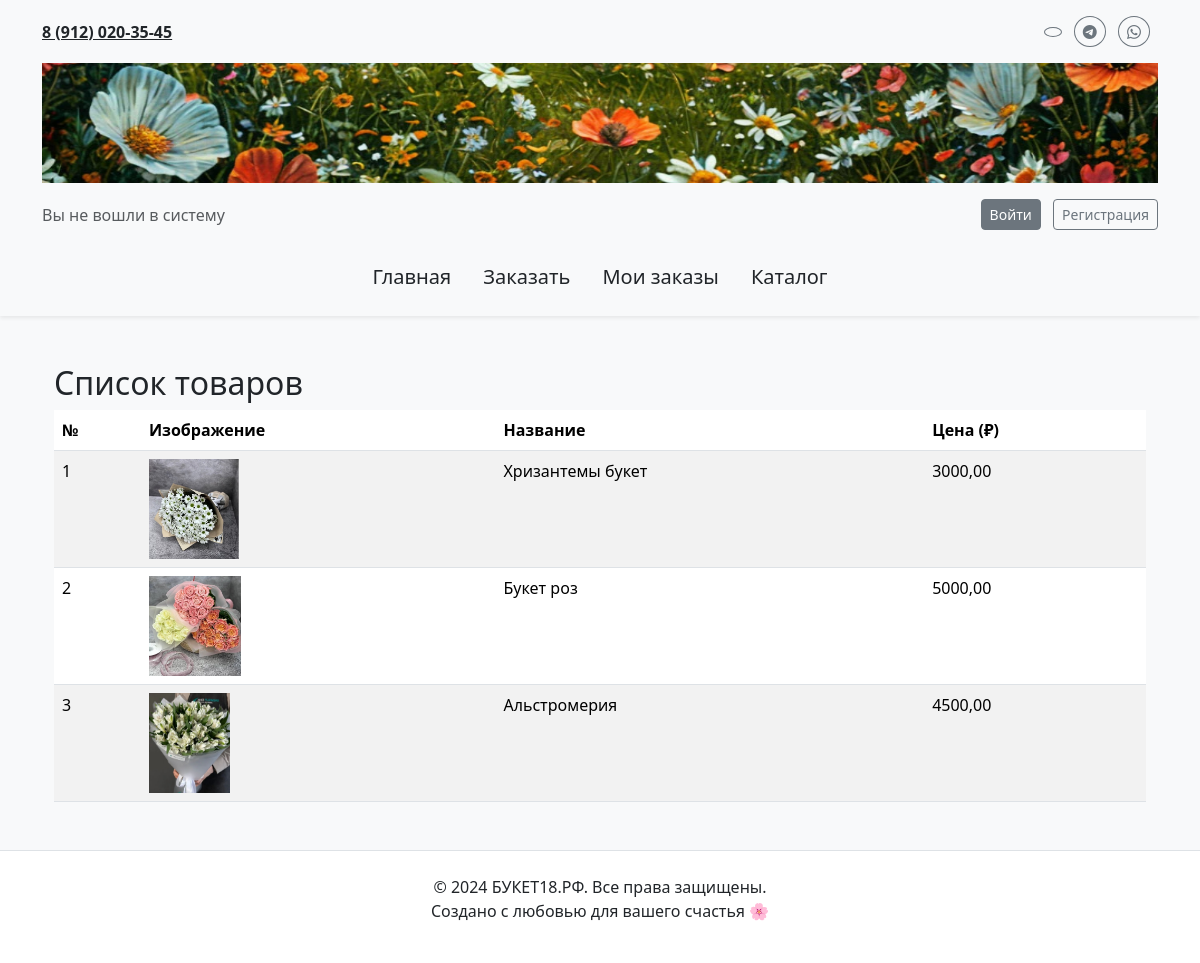
Screenshot of /products/ with the database file from the repository.
### main/models.py (models this page shows, shortened)
class Product(models.Model):
    name = models.CharField(max_length=255)
    price = models.DecimalField(max_digits=10, decimal_places=2)
    image = models.ImageField(upload_to='products/', null=True, blank=True)
    class Meta:
        verbose_name = "Продукт"
        verbose_name_plural = "Продукты"

### main/views.py (the view)
# urls.py: path('products/', product_list, name='product_list'),
def product_list(request):
    products = Product.objects.all()
    return render(request, 'main/product_list.html', {'products': products})

### main/templates/main/product_list.html (shortened to what this page needs)
{% extends 'main/layoute.html' %}
{% block content %}
    <div class="container my-5">
        <h2>Список товаров</h2>
        {% if products %}
            <table class="table table-striped">
                <thead>
                    <tr>
                        <th>№</th>
                        <th>Изображение</th>
                        <th>Название</th>
                        <th>Цена (₽)</th>
                    </tr>
                </thead>
                <tbody>
                    {% for product in products %}
                        <tr>
                            <td>{{ forloop.counter }}</td>
                            <td>
                                {% if product.image %}
                                    <img src="{{ product.image.url }}" alt="{{ product.name }}" style="max-width: 100px; max-height: 100px;">
                                {% else %}
                                    <span>Нет изображения</span>
                                {% endif %}
                            </td>
                            <td>{{ product.name }}</td>
                            <td>{{ product.price }}</td>
                        </tr>
                    {% endfor %}
                </tbody>
            </table>
        {% else %}
            <p>Товары отсутствуют.</p>
        {% endif %}
    </div>
{% endblock %}

### rows the page displays
Product: image (picture), name "Хризантемы букет", price "3000,00"
Product: image (picture), name "Букет роз", price "5000,00"
Product: image (picture), name "Альстромерия", price "4500,00"
